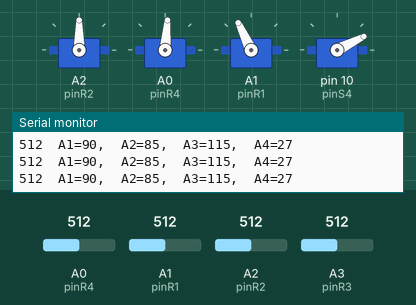
The sketch below on a simulated Arduino Uno, built with avr-gcc and run on an emulated ATmega328P. Shown: 4 × servo, the last lines printed to the serial monitor. Inputs (shaded band) come from the test bench; at power-on: A1 (pinR1) = 512, A3 (pinR3) = 512, A2 (pinR2) = 512, A0 (pinR4) = 512.

Above: at 1.2 s.
1.3 s: A1 (pinR1) set to 561
At 2.3 s:
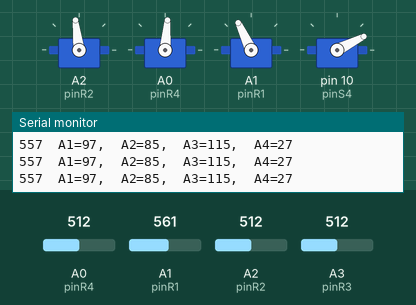
4.3 s: A1 (pinR1) set to 587
At 5.4 s:
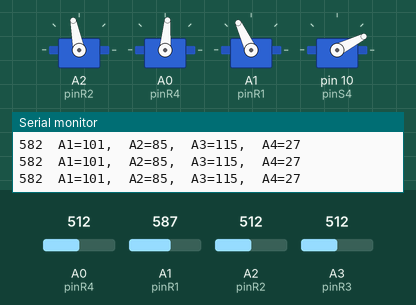
5.8 s: A3 (pinR3) set to 389
At 7.2 s:
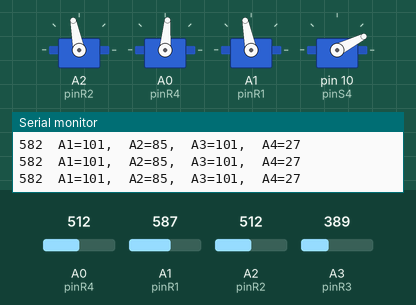
8.8 s: A3 (pinR3) set to 358
At 9.7 s:
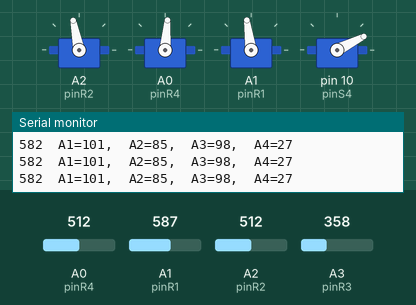
10.3 s: A2 (pinR2) set to 670
At 11.2 s:
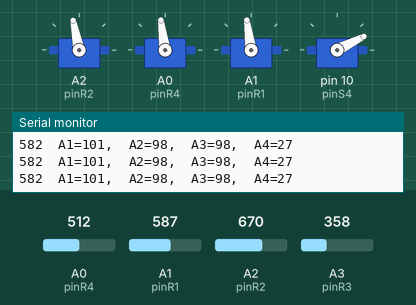
13.3 s: A2 (pinR2) set to 694
At 14.2 s:
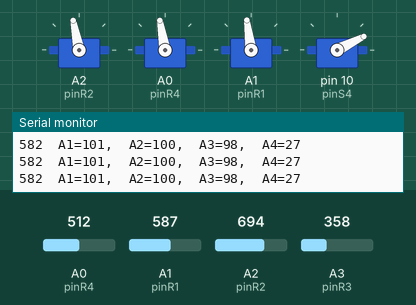
Timing chart, 0 to 15.8 s (numbered marks = the images above; inputs shaded):
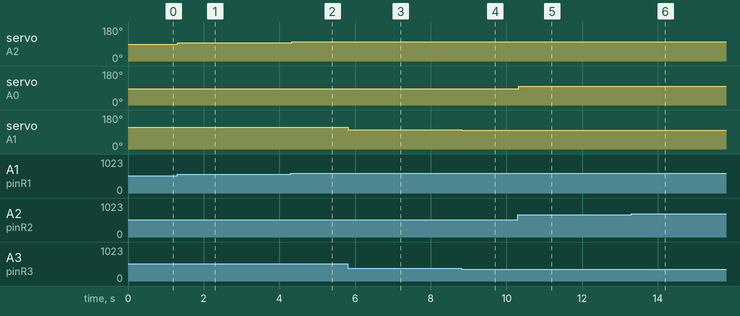

Measured:
- after the input at 1.3 s, servo on A2 (pinR2): 90° → 97° at once
- after the input at 4.3 s, servo on A2 (pinR2): 97° → 101° at once
- after the input at 5.8 s, servo on A1 (pinR1): 115° → 101° at once
- after the input at 8.8 s, servo on A1 (pinR1): 101° → 98° at once
- after the input at 10.3 s, servo on A0 (pinR4): 85° → 98° at once
- after the input at 13.3 s, servo on A0 (pinR4): 98° → 100° at once

The sketch:

Manipulyator.ino
```cpp
#include<Servo.h>
Servo servo1; // Для работы с сервоприводом основания
Servo servo2; // Левого плеча
Servo servo3; // Правого плеча
Servo servo4; // Захвата
int valR1, valR2, valR3, valR4; // Для значений потенциометра

// Потенциометры
const uint8_t pinR1=A1; // основание
const uint8_t pinR2=A2; // левым плечом
const uint8_t pinR3=A3; // правым плечом
const uint8_t pinR4=A0; // захватом

// Сервоприводы
const uint8_t pinS1=16; // основание
const uint8_t pinS2=14; // левого
const uint8_t pinS3=15; // правого
const uint8_t pinS4=10; // захвата

// -- Smoothing --
/*const int numReadings = 10;
int readings[numReadings];      // the readings from the analog input
int readIndex = 0;              // the index of the current reading
int total = 0;                  // the running total
int average = 0;                // the average*/
// -- Smoothing --

// --
int Pot1Max = 0;
int Pot1Min = 1024;
// --

void setup() {
  Serial.begin(9600);
  servo1.attach(pinS1); // Назначаем объекту servo1 управление сервоприводом 1
  servo2.attach(pinS2);
  servo3.attach(pinS3);
  servo4.attach(pinS4);

  /*for (int thisReading = 0; thisReading < numReadings; thisReading++) {
    readings[thisReading] = 0;
  }*/
}

void loop() {
  // subtract the last reading:
  /*total = total - readings[readIndex];
  // read from the sensor:
  readings[readIndex] = analogRead(pinR1);
  // add the reading to the total:
  total = total + readings[readIndex];
  // advance to the next position in the array:
  readIndex = readIndex + 1;

  // if we're at the end of the array...
  if (readIndex >= numReadings) {
    // ...wrap around to the beginning:
    readIndex = 0;
  }

  // calculate the average:
  average = total / numReadings;
  // send it to the computer as ASCII digits
  Serial.println(average);*/

  int Pot1Val = analogRead(pinR1);
    // ищем мах мин отклонений и получаем среднее значение
    if (Pot1Val > Pot1Max) Pot1Max = Pot1Val;
    if (Pot1Val < Pot1Min) Pot1Min = Pot1Val;

    Pot1Val = (Pot1Max+Pot1Min)/2;

    // отрабатываем поворот ручки потенциаометра
    if ((Pot1Val-Pot1Min)>5) Pot1Min=Pot1Val; // 5 - фактор сглаживания. Подбирается под конкретные дерганья.
    if ((Pot1Max-Pot1Val)>5) Pot1Max=Pot1Val; // 5 - фактор сглаживания. Подбирается под конкретные дерганья.

    Serial.print(Pot1Val);


  valR1=map(analogRead(pinR1),0,1024,10,170);
  servo1.write(valR1); // вращаем основанием

  valR2=map(analogRead(pinR2),0,1024,40,130);
  servo2.write(valR2); // Управляем левым плечом

  valR3=map(analogRead(pinR3),0,1024,60,170);
  servo3.write(valR3); // Управляем правым плечом

  valR4=map(analogRead(pinR4),0,1024,10,45);
  servo4.write(valR4); // Управляем захватом

  Serial.println((String)"\tA1="+valR1+",\tA2="+valR2+",\tA3="+valR3+",\tA4="+valR4); // Выводим углы

  delay(1); // задержка между считываниями для стабильности работы
}
```
